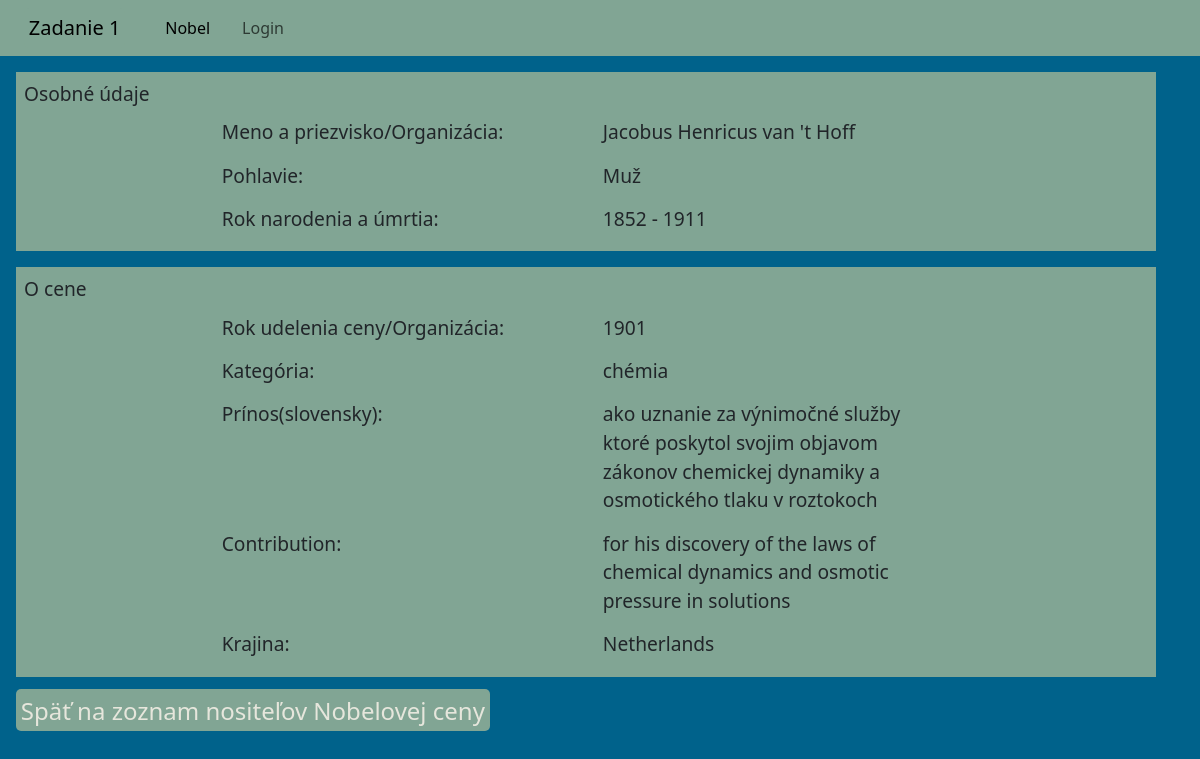
Page /detail_page.php?id=2 on the committed database.
### tables this page shows
CREATE TABLE `prizes` (
  `id` int NOT NULL,
  `year` year NOT NULL,
  `contribution_sk` varchar(400) NOT NULL,
  `contribution_en` varchar(400) NOT NULL,
  `category_id` int NOT NULL,
  `country_id` int NOT NULL,
  `prize_detail_id` int NOT NULL,
  `receiver_id` int NOT NULL
);

CREATE TABLE `receivers` (
  `id` int NOT NULL,
  `name` varchar(255) DEFAULT NULL,
  `surname` varchar(255) DEFAULT NULL,
  `organization` varchar(255) DEFAULT NULL,
  `sex` varchar(1) DEFAULT NULL,
  `birth` varchar(4) DEFAULT NULL,
  `death` varchar(4) DEFAULT NULL
);

CREATE TABLE `categories` (
  `id` int NOT NULL,
  `category` varchar(50) NOT NULL
);

CREATE TABLE `countries` (
  `id` int NOT NULL,
  `country` varchar(150) NOT NULL
);

### src/detail_page.php (the view, shortened to what this page needs)
<!DOCTYPE html>
<html lang="en">
<head>
    <?php include 'header.php'; ?>
</head>
<body>
    <?php
    $hostname = "mysql";
    $username = "user";
    $password = "user";
    $dbname = "nobel";
    $conn = new mysqli($hostname, $username, $password, $dbname);
    if (isset($_GET['id'])) {
        $id = $_GET['id'];
        $sql = "SELECT r.name, r.surname, r.organization, r.sex, r.birth, r.death, p.year, p.contribution_sk,
        p.contribution_en, pd.language_sk,pd.language_en,pd.genre_sk, pd.genre_en, ca.category, co.country
        FROM receivers r
        JOIN prizes p ON r.id = p.receiver_id
        JOIN prize_details pd ON p.prize_detail_id = pd.id
        JOIN categories ca ON p.category_id = ca.id
        JOIN countries co ON p.country_id = co.id
        WHERE r.id = $id";
        $result = $conn->query($sql);
        if ($result->num_rows > 0) {
            $row = $result->fetch_assoc();
            echo "  <div class='container'> Osobné údaje";
            echo "  <div class='row justify-content-center'>";
            echo "     <div class='col-6 col-md-4'>Meno a priezvisko/Organizácia:</div>";
            echo " <div class='col-6 col-md-4'> " . $row["name"] . ' ' . $row["surname"] . $row["organization"] . "</div>";
            echo " </div>";
            echo " <div class='row justify-content-center'>";
            echo "    <div class='col-6 col-md-4'>Pohlavie:</div>";
            if ($row["sex"] === 'M') {
                echo "<div class='col-6 col-md-4'>Muž</div>";
            } elseif ($row['sex'] === 'F') {
                echo "<div class='col-6 col-md-4'>Žena</div>";
                ;
            }
            echo "</div>";
            echo "<div class='row justify-content-center'>";
            echo " <div class='col-6 col-md-4'> Rok narodenia a úmrtia:";
            echo "</div>";
            echo "<div class='col-6 col-md-4'>" . $row["birth"] . ' - ' . $row["death"] . "</div>";
            echo " </div>";
            echo "</div>";
            echo "  <div class='container'> O cene";
            echo "  <div class='row justify-content-center'>";
            echo "  <div class='col-6 col-md-4'>Rok udelenia ceny/Organizácia:</div>";
            echo " <div class='col-6 col-md-4'> " . $row["year"] . "</div>";
            echo " </div>";
            echo " <div class='row justify-content-center'>";
            echo "<div class='col-6 col-md-4'>Kategória:</div>";
            echo "<div class='col-6 col-md-4'>" . $row["category"] . "</div>";
            echo "</div>";
            echo " <div class='row justify-content-center'>";
            echo "<div class='col-6 col-md-4'>Prínos(slovensky):</div>";
            echo "<div class='col-6 col-md-4'>" . $row["contribution_sk"] . "</div>";
            echo "</div>";
            echo " <div class='row justify-content-center'>";
            echo "<div class='col-6 col-md-4'>Contribution:</div>";
            echo "<div class='col-6 col-md-4'>" . $row["contribution_en"] . "</div>";
            echo "</div>";
            echo "<div class='row justify-content-center'>";
            echo " <div class='col-6 col-md-4'>Krajina:";
            echo "</div>";
            echo "<div class='col-6 col-md-4'>" . $row["country"] . "</div>";
            echo " </div>";
            echo "</div>";
        } else {
            echo "Nenájdené žiadne informácie.";
        }
    } else {
        echo "Chýba parameter ID v URL.";
    }
    ?>
    <a href="index.php">Späť na zoznam nositeľov Nobelovej ceny</a>
</body>
</html>

### src/header.php (style rules this page uses)
a { text-decoration: none; color: #E6E6DC; }
body { background-color: #00628B; }

### src/detail_page.php (style rules this page uses)
.container { padding: 0.5rem; background-color: #81A594; margin: 1rem; font-size: larger; }
.container div { margin: 0.3rem; }
a { font-size: x-large; background-color: #81A594; padding: 0.3rem; margin-left: 1rem; border-radius: 5px; }

### rows in the picture
prizes: receiver.name "Jacobus Henricus", receiver.surname "van 't Hoff", receiver.birth "1852", receiver.death "1911", year "1901", category.category "chémia", contribution_sk "ako uznanie za výnimočné služby ktoré poskytol svojim objavom zákonov chemickej dynamiky a osmotického tlaku v roztokoch", contribution_en "for his discovery of the laws of chemical dynamics and osmotic pressure in solutions", country.country "Netherlands"
